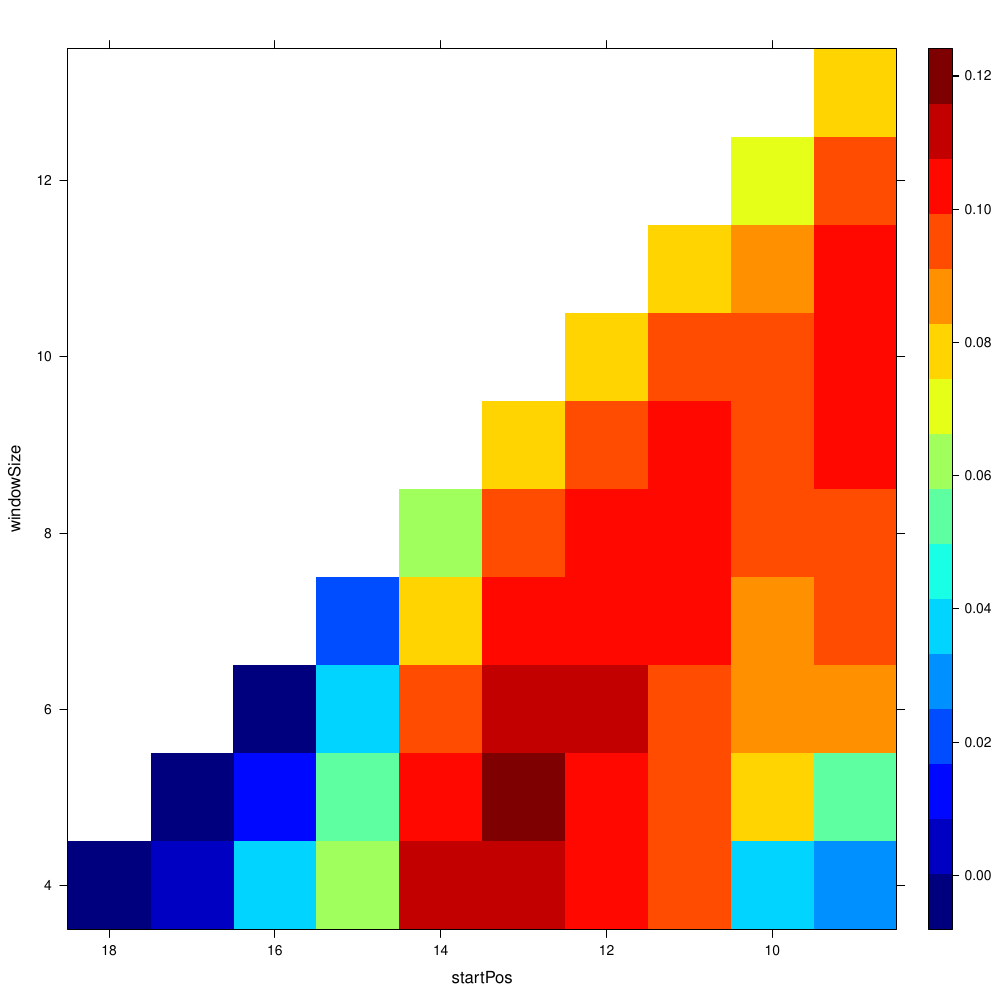

Write R code to recreate this figure.
library(fields)
library(lattice)

source("pcor.R")

file = args[1]

pdf("Fig3C.pdf", width=10, height=10)
par(mar=c(7, 7, 5, 5), mgp = c(5, 1, 0), cex.axis=2, cex.lab=2, bty="n")

names = strsplit(basename(args),"\\.")[[1]]

b = read.delim(file)

lowerQ=quantile(b$FC, 0.25)
diff=quantile(b$FC, 0.75)-quantile(b$FC, 0.25)
for(x in unique(b$MIR_ID)){
	a=b$FC[b$MIR_ID == x]
	b$FC[b$MIR_ID == x] = scale(a, center=quantile(a, 0.25),scale=quantile(a, 0.75)-quantile(a, 0.25))*diff + lowerQ
}

b.matrix = model.matrix(FC~TYPE, b)[,2:3]
corr.mat = data.frame( cor = sapply(4:ncol(b), function(x){ pcor.test(b$FC, b[,x], b.matrix, use = c("mat"), method = c("pearson"))[[1]] }) ) #log10()
corr.mat$names = colnames(b)[4:ncol(b)]
corr.mat[corr.mat < 0 ] = 0

corr.mat$startPos = unlist(strsplit(corr.mat$names,"\\."))[seq(1,nrow(corr.mat)*2,2)]
corr.mat$windowSize = as.numeric(unlist(strsplit(corr.mat$names,"\\."))[seq(0,nrow(corr.mat)*2,2)])
corr.mat$startPos = as.numeric(gsub("X","", corr.mat$startPos))
corr.mat=corr.mat[corr.mat$windowSize >= 4, ]

head(corr.mat)

jet.colors <- colorRampPalette(c("#00007F", "blue", "#007FFF", "cyan", "#7FFF7F", "yellow", "#FF7F00", "red", "#7F0000"))
levelplot(cor ~ startPos + windowSize, data=corr.mat, col.regions=jet.colors, xlim=c(18.5,8.5))
